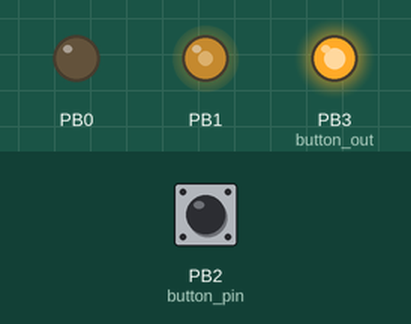
A sketch run on a simulated ATtiny85, built with avr-gcc and run on an emulated ATtiny85. Parts: output pins drawn as LEDs (lit = HIGH). The inputs (shaded band) are chosen by the test bench; at power-on: PB2 (button_pin) HIGH.

Above: at 0.1 s.
Timing chart, 0 to 1.6 s (numbered marks = the images above):
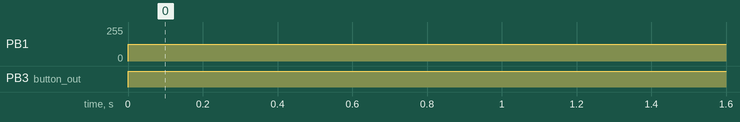

Measured:
- by itself, PB1: 0/255 → 127/255 at 0.00 s
- by itself, PB3 (button_out): LOW → HIGH at 0.00 s

The sketch:

ATTiny_PWM.ino
```cpp
/*
 * this sketch runs a PWM on an ATTiny, with chip select and complementary outputs (to drive the H bridge).
 * this is the lowest form-factor way of doing this with what I already have. seriously.
 *
 * this version contains a button debounce, effectively using the AtTiny as a digital filter:
 * - when the button pin is pulled low, a timer is started. if the button is still low when the timer expires, the press is registered as genuine.
 * - (if implemented with interrupts,) a falling edge starts a millisecond timer with preset OCR. when the timer expires, if the button pin is still low,
 *        the press is registered as genuine
 * - a rising edge could be used to cancel the timer, or, on compare, button_out is set to !button_pin state (button press pulls low)
 *
 * the sketch has an output button_out, which will have two operating modes:
 *    1. initial: the button_out indicates the state of the LED
 *                  - the AtTiny operates independantly until the ESP has initiallised.
 *                  - i.e. the button presses toggle the LED state, and button_out reflects the LED state
 *                  - AtTiny remains in this state until the ESP pulls toggle_pin HIGH for the first time
 *
 *    0. normal: button_out indicates a button press
 *                  - when a button press is registered, button_out goes HIGH until the toggle_pin changes state.
 *                  -
 *
 * direct registers are on page 89 of the datasheet
 * https://ww1.microchip.com/downloads/en/DeviceDoc/Atmel-2586-AVR-8-bit-Microcontroller-ATtiny25-ATtiny45-ATtiny85_Datasheet.pdf
 */

#include <avr/io.h>
#include <avr/interrupt.h>

const int toggle_pin = 4;   // the toggle from the ESP. electrical pin 3
const int button_pin = 2; // the button input pin. electrical pin 7
const int button_out = 3;  // the button output pin. electrical pin 2
uint8_t button_mode = 1;   // flags the button mode. 1 = initial, 0 = normal
const uint8_t timer1 = 0b01010001;  // default settings of TCCR1
volatile uint8_t PWM_state = 1;
const uint8_t OCR0A_val = 194; // default value for OCR
volatile uint8_t toggle_flag = 0;
uint8_t prev_toggle = 0;
uint8_t toggle;
/*
ISR(PCINT0_vect){
  // handle the toggle_pin
  // sets timer 1 state to the state of toggle_pin
  toggle_flag = 1;
}
*/

ISR(INT0_vect){
  // initiate a 50mS timer. When the timer expires, it will set PB3 to the state of PB2
  TCNT0 = 0;    //reset timer register
  TCCR0B = 0b00000100;
}

volatile uint8_t button_flag = 0;

ISR(TIMER0_COMPA_vect){
  // toggle button_flag
  TCCR0B = 0;
  TCNT0 = 0;          // reset the timer register


  // button_flag goes high if level is low. it doesn't seem to go low if level is high.
  button_flag = ((255 ^ PINB) >> button_pin) & 1; // the state of the button press (the button is inverted (pulled high))
}

void setup() {

  pinMode(1, OUTPUT);
  pinMode(0, OUTPUT);

  pinMode(button_out, OUTPUT);

  // Prime the mS timer, but keep it off on boot
  //GTCCR = 0b10000000;   // make sure timer is off (first bit !pauses or !starts the timer)
  TCCR0A = 0b00000010;    // {1:0] WGM01, WGM00: CTC mode
  //TCCR0B = 0b00000100;
  TCCR0B = 0;             // [3] WGM02: CTC mode
  OCR0A = OCR0A_val; //194;
  TIMSK |= (1 << OCIE0A); //0b00010000;   // [6]: enable output compare interrupt on OCOA

  // setup an external interupt on pin 2. copied from https://www.instructables.com/ATtiny85-Interrupt-Barebones-Example/
  pinMode(button_pin, INPUT_PULLUP);   // set interrupt pin as input with a pullup to keep it stable
  MCUCR |= (1 << 1); //ISC01);      // set external interrupt to trigger on falling edge
  GIMSK |= (1 << INT0);// | (1 << PCIE);       // Enable PCINT interrupt and externl interrupt in the general interrupt mask

  // Prime the LED PWM, and start it at boot
  //TCCR1 = 0b01010001;
  TCCR1 = timer1;
  OCR1A = 127;
  PORTB |= (1 << button_out);   // turn button_out high on boot

  GTCCR = 0;  // make sure timer0 can run
  sei();      // make sure interuppts are enabled

  pinMode(toggle_pin, INPUT);   // toggle input. ESP raises high to turn PWM on. this should be pulled to ground
  PCMSK |= (1 << toggle_pin);   // enable pin change interrupt on toggle_pin

  uint8_t prev_button_flag = button_flag;
  //while(digitalRead(toggle_pin == LOW)){
  while(1){ // why does this kill the debouncing?
    // remain in setup mode until toggle_pin is pulled high for the first time
    if(button_flag){
      toggle = 1;
      PORTB |= 1 << button_out;   // i just had so much fun with direct port manipulation, i jst couldn't let it go!
      TCCR1 = timer1;
      PORTB &= 255;
    }
    else{
      toggle = 0;
      PORTB &= 255 - (1 << button_out);
      TCCR1 = 0;
      PORTB &= 252;   // 255 - 3
    }
    prev_button_flag = button_flag;
    while(button_flag == prev_button_flag){
      // wait until button_flag changes before looping again
      // todo: add a delay
    }
  }
  // todo: add a delay here also
  while(digitalRead(toggle_pin == HIGH)){
  }
  button_mode = 0;
}

int my_delay(int top){
  // a delay on timer0 OC0B. counts to top then returns 1
  OCR0B = TCNT0 + top;    //
}

void switch_LED(){
  // switches the LEDs
}


void loop(){
  //if(button_flag & button_mode){  // button flagged and mode 1
  if(button_flag){ // if button_flag has been raised
    //PORTB ^= button_mode << button_out;  // toggle button_out if button_mode is 1
    PORTB |= 1 << button_out; // sets button_out to 1 if button_mode is 0
    //TCCR1 ^= timer1 * (button_mode & button_flag);  // toggle TCCR1 if button_flag & button_mode are high
  }
  //elif((button_mode - button_flag) == 1){ // if button_mode is 1 and button mode is 0. hoping I don't have to use this
    //}
  toggle = digitalRead(toggle_pin);
  if(toggle_flag != prev_toggle){ // if toggle_pin has changed state
    button_flag = 0;
    TCCR1 ^= timer1 * toggle;
    PORTB &= 255 ^ (3 * toggle);  // leave or zero pins 0 & 1
  }
}
```
